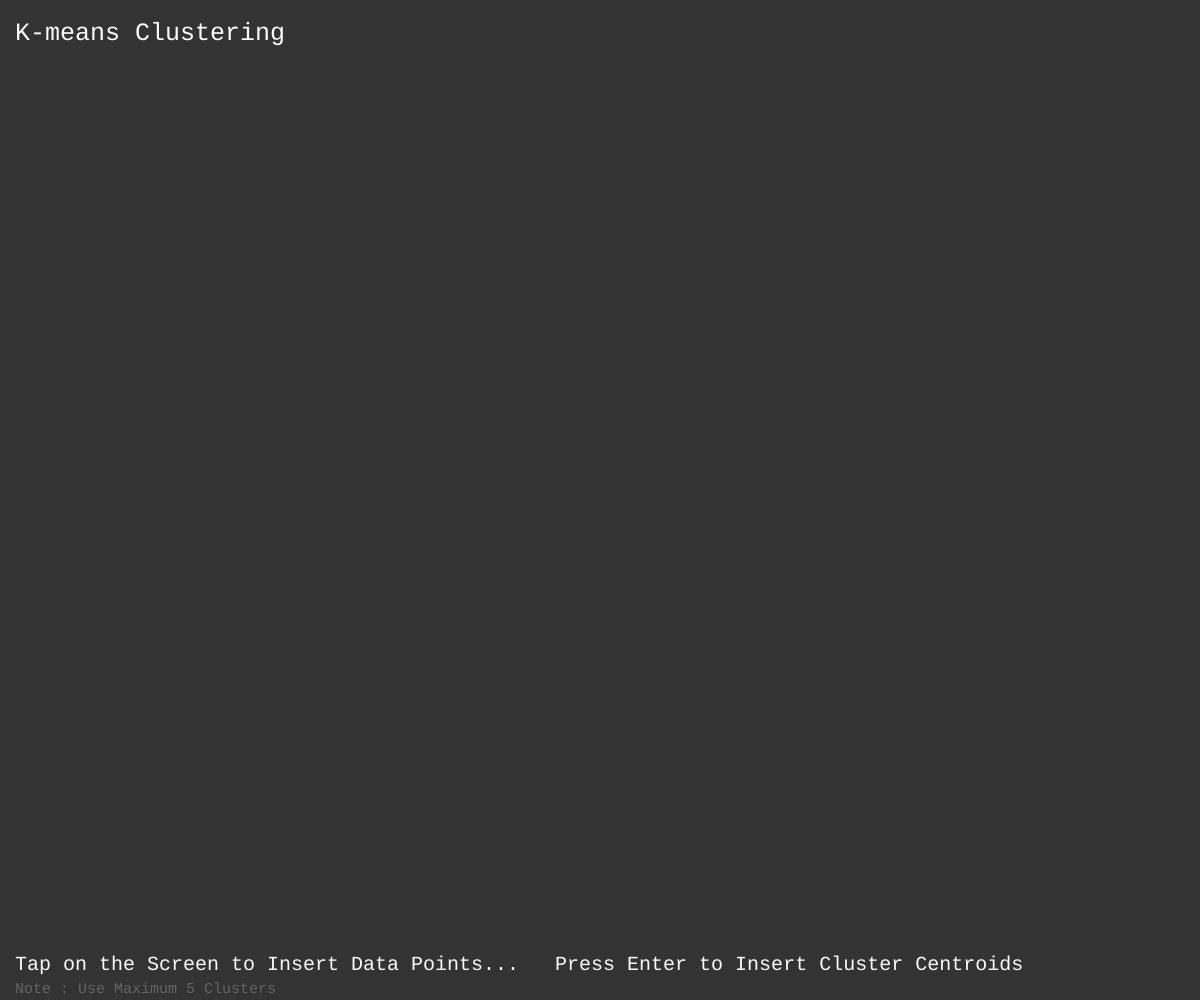
Frame 1 (no input)
Frame 60 (no input): identical to frame 1, image omitted
Frame 120 (the mouse pressed at the canvas centre since frame 60): identical to frame 1, image omitted

The p5.js sketch that drew this single still picture (run headless with seeded random() and noise() and a simulated clock; from frame 60 on, the mouse is pressed at the canvas centre):

// p5.js sketch
// ── sketch.js
var data = [];
var mean = [];

var c = [];

var isdata, ismean, islearning, step;

var colors = ["blue", "red", "yellow", "green", "pink", "white"];
var colorc = 0;

var instruction =
  "Tap on the Screen to Insert Data Points...   Press Enter to Insert Cluster Centroids";

function setup() {
  isdata = true;
  ismean = false;
  islearning = false;
  step = false;

  createCanvas(windowWidth, windowHeight);
}

function draw() {
  background(51);

  fill(250);
  textFont("monospace");
  textSize(25);
  text("K-means Clustering", 15, 40);
  textSize(20);
  text(instruction, 15, windowHeight - 30);
  fill(100);
  textSize(15);
  text("Note : Use Maximum 5 Clusters", 15, windowHeight - 7);

  noFill();

  noStroke();
  for (var i = 0; i < data.length; i++) {
    noStroke();
    fill(color(colors[c[i]]));
    ellipse(data[i][0], data[i][1], 10, 10);
  }
  for (var i = 0; i < mean.length; i++) {
    noStroke();
    fill(color(colors[i]));
    ellipse(mean[i][0], mean[i][1], 20, 20);
  }
  noFill();
}

function mouseClicked() {
  if (isdata) {
    data.push([mouseX, mouseY]);
    c.push(5);
  } else if (ismean) {
    mean.push([mouseX, mouseY]);
    colorc++;
  }
}

function keyPressed() {
  if (keyCode === ENTER) {
    if (isdata == true && ismean == false) {
      isdata = false;
      ismean = true;
      instruction =
        "Tap on the Screen to Insert Cluster Centroids...   Press Enter to Start Clustering";
    } else if (isdata == false && ismean == true) {
      ismean = false;
      islearning = true;
      instruction = "Press Enter to Assign the Clusters to Data Points...";
    } else if (isdata == false && ismean == false && islearning == true) {
      if (step) {
        for (var i = 0; i < mean.length; i++) {
          mean[i] = average(i);
        }
        instruction = "Press Enter to Assign the Clusters to Data Points...";
      } else {
        for (var i = 0; i < data.length; i++) {
          c[i] = closestCentroid(i);
        }
        instruction = "Press Enter to Update the Cluster Centroids...";
      }
      step = !step;
    }
  }
}

function average(n) {
  var sumX = 0,
    sumY = 0,
    count = 0;
  var avgX, avgY;

  for (var i = 0; i < data.length; i++) {
    if (c[i] == n) {
      sumX += data[i][0];
      sumY += data[i][1];
      count++;
    }
  }

  avgX = Math.trunc(sumX / count);
  avgY = Math.trunc(sumY / count);

  return [avgX, avgY];
}

function closestCentroid(n) {
  var minIndex = 0;
  var minDistance = distanceSquare(
    data[n][0],
    data[n][1],
    mean[minIndex][0],
    mean[minIndex][1]
  );

  for (var i = 1; i < mean.length; i++) {
    var dis = distanceSquare(data[n][0], data[n][1], mean[i][0], mean[i][1]);

    if (dis < minDistance) {
      minDistance = dis;
      minIndex = i;
    }
  }

  return minIndex;
}

function distanceSquare(x1, y1, x2, y2) {
  return (x1 - x2) * (x1 - x2) + (y1 - y2) * (y1 - y2);
}
